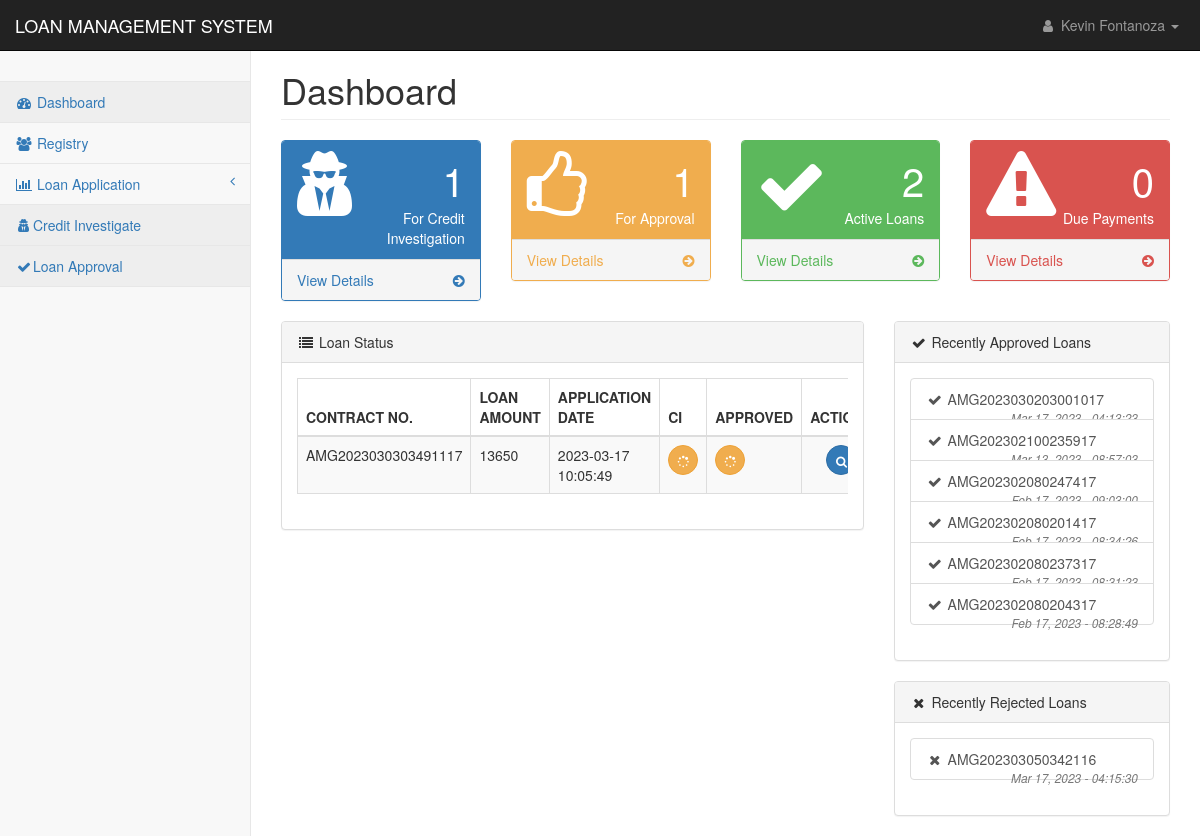
The page /pages/index.php (signed in) on the database its author committed.
### tables this page shows
CREATE TABLE `loan_applications` (
  `loan_id` int(11) NOT NULL,
  `contract_no` text NOT NULL,
  `client_id` int(11) NOT NULL,
  `loan_type` int(11) NOT NULL,
  `loan_duration` int(11) NOT NULL,
  `loan_amount` double NOT NULL,
  `interest_amount` double NOT NULL,
  `other_fee` double NOT NULL,
  `total_cashout` double NOT NULL,
  `monthly_amortization` int(11) NOT NULL,
  `application_date` datetime NOT NULL DEFAULT current_timestamp(),
  `ci_status` int(11) NOT NULL,
  `ci_by` text NOT NULL,
  `ci_date` datetime DEFAULT NULL,
  `approval` int(11) NOT NULL,
  `processed_by` text NOT NULL,
  `date_flagged` datetime DEFAULT NULL,
  `remarks` text NOT NULL,
  `paid` int(11) NOT NULL
);

### pages/index.php (the view, shortened to what the rows shown need)
<?php
include('../config/conn.php');
?>
<!DOCTYPE html>
<html lang="en">
    <head>
        <link href="../css/bootstrap.min.css" rel="stylesheet">
        <link href="../css/metisMenu.min.css" rel="stylesheet">
        <link href="../css/timeline.css" rel="stylesheet">
        <link href="../css/startmin.css" rel="stylesheet">
        <link href="../css/morris.css" rel="stylesheet">
        <link href="../css/font-awesome.min.css" rel="stylesheet" type="text/css">
    </head>
    <body>
        <div id="wrapper">
            <div id="page-wrapper">
                <div class="container-fluid">
                    <div class="row">
                        <div class="col-lg-12">
                            <h1 class="page-header">Dashboard</h1>
                        </div>
                    </div>
                    <div class="row">
                        <div class="col-lg-8">
                            <div class="panel panel-default">
                                <div class="panel-body">
                                <div class="table-responsive">
                                        <table class="table table-striped table-bordered table-hover" id="dataTables-example">
                                            <thead>
                                                <tr>
                                                    <th>CONTRACT NO.</th>
                                                    <th>LOAN AMOUNT</th>
                                                    <th>APPLICATION DATE</th>
                                                    <th>CI</th>
                                                    <th>APPROVED</th>
                                                    <th>ACTIONS</th>
                                                </tr>
                                            </thead>
                                            <tbody>
                                                <?php
                                                    $sql ="SELECT * FROM loan_applications where paid=0 and ci_status!=1  ORDER BY date_flagged ASC";
                                                    $res = mysqli_query($con,$sql);
                                                        if(mysqli_num_rows($res) > 0){
                                                            while($row = mysqli_fetch_assoc($res)) {
                                                                ?><tr class="odd gradeX">
                                                                    <td><?php echo $row['contract_no'];?></td>
                                                                    <td><?php echo $row['loan_amount'];?></td>
                                                                    <td><?php echo $row['application_date'];?></td>
                                                                    <td><?php
                                                                    if($row['ci_status']==1){
                                                                        echo '<button type="button" class="btn btn-success btn-circle"><i class="fa fa-check"></i></button>';}
                                                                    else if($row['ci_status']==2){
                                                                        echo '<button type="button" class="btn btn-danger btn-circle"><i class="fa fa-times"></i></button>';
                                                                    }else{
                                                                        echo '<button type="button" class="btn btn-warning btn-circle"><i class="fa fa-spinner"></i></button>';
                                                                    }
                                                                    ?></td>
                                                                    <td><?php
                                                                    if($row['approval']==1 && $row['ci_status'] != 2){
                                                                        echo '<button type="button" class="btn btn-success btn-circle"><i class="fa fa-check"></i></button>';}
                                                                    else if($row['approval']==2 || $row['ci_status'] == 2){
                                                                        echo '<button type="button" class="btn btn-danger btn-circle"><i class="fa fa-times"></i></button>';
                                                                    }else{
                                                                        echo '<button type="button" class="btn btn-warning btn-circle"><i class="fa fa-spinner"></i></button>';
                                                                    }
                                                                    ?></td>
                                                                    <td style="text-align:center">
                                                                        <?php echo '<a href="view_loan.php?cn='.$row['contract_no'].'" class="btn btn-primary btn-circle"><i class="fa fa-search"></i></button>'; ?>
                                                                    </td>
                                                                </tr><?php
                                                            }
                                                        }
                                                ?>
                                            </tbody>
                                        </table>
                                    </div>
                                </div>
                            </div>
                        </div>
                        <div class="col-lg-4">
                            <div class="panel panel-default">
                                <div class="panel-body">
                                    <div class="list-group">
                                        <?php
                                                $recent_approved = "SELECT * FROM loan_applications where approval=1 order by date_flagged desc LIMIT 10";
                                                $res_app = mysqli_query($con,$recent_approved);
                                                if(mysqli_num_rows($res_app) > 0){
                                                    while($row_approved = mysqli_fetch_assoc($res_app)) {
                                                        $dapp = strtotime($row_approved['date_flagged']);
                                                        $myFormatForView = date("M d, Y - H:i:s", $dapp);
                                                        ?>
                                                            <a href="#" class="list-group-item">
                                                                <i class="fa fa-check fa-fw"></i> <?php echo $row_approved['contract_no'];?>
                                                                    <span class="pull-right text-muted small"><em><?php echo $myFormatForView;?></em>
                                                                    </span>
                                                            </a>
                                                        <?php
                                                    }
                                                }else{
                                                    echo "<em></em>";
                                                }
                                            ?>
                                    </div>
                                </div>
                            </div>
                            <div class="panel panel-default">
                                <div class="panel-body">
                                    <div class="list-group">
                                        <?php
                                                $recent_reject = "SELECT * FROM loan_applications where approval=2 OR ci_status=2 order by date_flagged desc LIMIT 10";
                                                $res_rej = mysqli_query($con,$recent_reject);
                                                if(mysqli_num_rows($res_rej) > 0){
                                                    while($row_reject = mysqli_fetch_assoc($res_rej)) {
                                                        $drej = strtotime($row_reject['date_flagged']);
                                                        $myFormatForViewRej = date("M d, Y - H:i:s", $drej);
                                                        ?>
                                                            <a href="#" class="list-group-item">
                                                                <i class="fa fa-times fa-fw"></i> <?php echo $row_reject['contract_no'];?>
                                                                    <span class="pull-right text-muted small"><em><?php echo $myFormatForViewRej;?></em>
                                                                    </span>
                                                            </a>
                                                        <?php
                                                    }
                                                }else{
                                                    echo "<em></em>";
                                                }
                                            ?>
                                    </div>
                                </div>
                            </div>
                        </div>
                    </div>
                </div>
            </div>
        </div>
    </body>
</html>

### rows shown on the page
loan_applications: contract_no "AMG2023030303491117", loan_amount "13650", application_date "2023-03-17 10:05:49", ci_status 0 (drawn), approval 0 (drawn)
loan_applications: contract_no "AMG2023030203001017", date_flagged "Mar 17, 2023 - 04:13:23"
loan_applications: contract_no "AMG202302100235917", date_flagged "Mar 13, 2023 - 08:57:03"
loan_applications: contract_no "AMG202302080247417", date_flagged "Feb 17, 2023 - 09:03:00"
loan_applications: contract_no "AMG202302080201417", date_flagged "Feb 17, 2023 - 08:34:26"
loan_applications: contract_no "AMG202302080237317", date_flagged "Feb 17, 2023 - 08:31:23"
loan_applications: contract_no "AMG202302080204317", date_flagged "Feb 17, 2023 - 08:28:49"
loan_applications: contract_no "AMG202303050342116", date_flagged "Mar 17, 2023 - 04:15:30"

### other values the page prints
$_SESSION['name'] "Kevin Fontanoza"
$row_for_ci['count'] "1"
$row_for_ci['count'] "2"
$row_for_ci['count'] "0"
